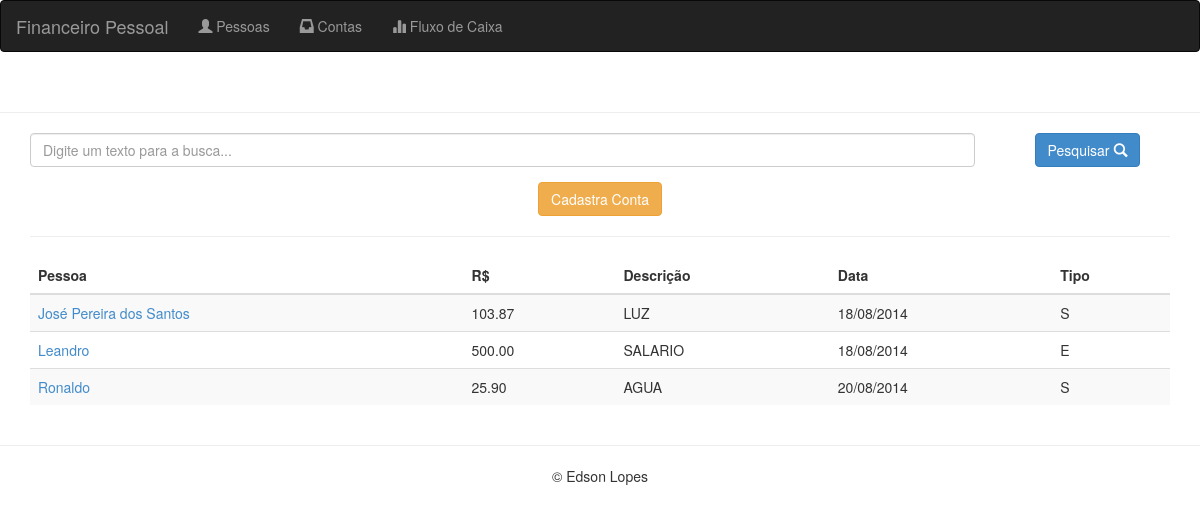
/caixas/, run on an earlier commit of the app's database.
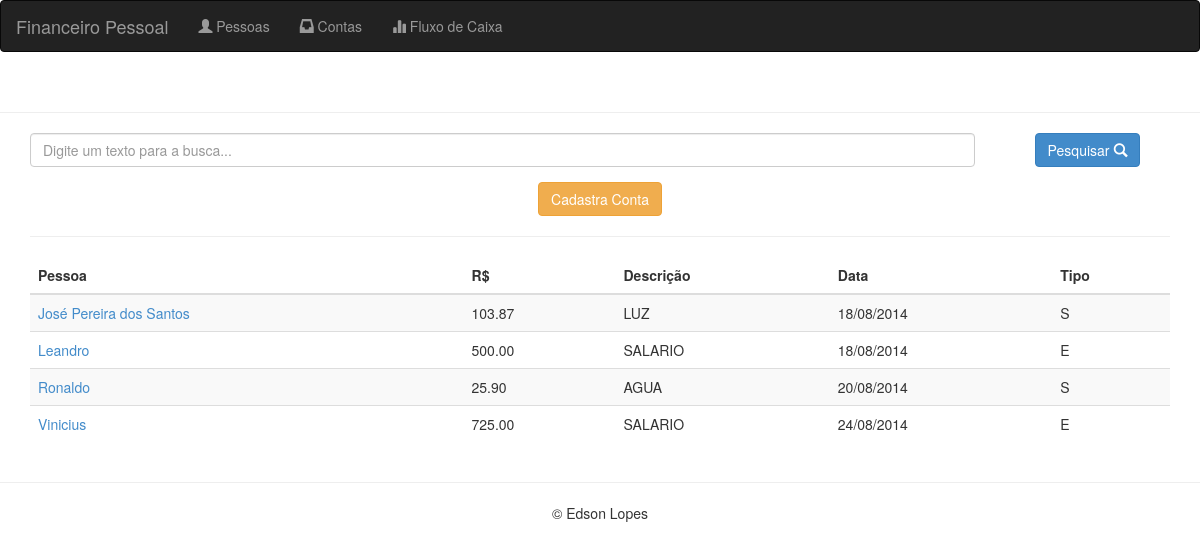
And on a later commit of the database.
### caixas/models.py (models this page shows)
class Conta(models.Model):
    pessoa = models.ForeignKey(Pessoa)
    tipo = models.CharField(db_index=True, max_length='1', blank=False, null=False)
    descricao = models.CharField(db_index=True, max_length='200', blank=False, null=False)
    valor = models.DecimalField(max_digits=13, decimal_places=2, default=0)
    pagseguro = models.CharField(max_length='300', blank=True)
    data = models.DateTimeField(db_index=True, auto_now=False, auto_now_add=True)

### pessoas/models.py (models this page shows)
class Pessoa(models.Model):
    nome = models.CharField(max_length='100',
        blank=False,
        null=False)
    email = models.CharField(max_length='100',
        blank=True,
        null=True)
    telefone = models.CharField(max_length='20',
        blank=True,
        null=True)
    logradouro = models.CharField(max_length='200',
        blank=True,
        null=True)

### caixas/views.py (the view)
def caixaListar(request):
    contas = Conta.objects.all()[0:10]
    return render(request, 'caixas/listaCaixas.html', {'contas': contas})

### core/templates/caixas/listaCaixas.html (shortened to what this page needs)
{% extends 'base.html' %}
{% block conteudo %}
<div align="center">
  <form role="form" method="POST" action="/caixas/pesquisar/">{% csrf_token %}
    <div class="form-group">
      <div class="row">
        <div class="col-md-10">
          <input type="text" class="form-control" id="textoBusca" name="textoBusca" value="{{ textoBusca }}" placeholder="Digite um texto para a busca...">
        </div>
        <div class="col-md-2" align="center">
          <button type="submit" class="btn btn-primary">Pesquisar <span class="glyphicon glyphicon-search"></span></button>
        </div>
      </div>
    </div>
  </form>
  <a href="/caixas/adicionar/" class="btn btn-warning">Cadastra Conta</a>
</div>
<hr>
<div class="table-responsive">
      <table class="table table-striped">
        <thead>
          <tr>
            <th>Pessoa</th>
            <th>R$</th>
            <th>Descrição</th>
            <th>Data</th>
            <th>Tipo</th>
          </tr>
        </thead>
        <tbody>
        {% for conta in contas %}
          <tr>
            <td><a href="/caixas/editar/{{ conta.pk }}">{{ conta.pessoa.nome }}</a></td>
            <td>{{ conta.valor }}</td>
            <td>{{ conta.descricao }}</td>
            <td>{{ conta.data|date:"d/m/Y" }}</td>
            <td>{{ conta.tipo }}</td>
          </tr>
        {% endfor %}
        </tbody>
      </table>
</div>
{% endblock conteudo %}

What changed in the data, as far as the page shows it:
added Conta: pessoa.nome "Vinicius", valor "725.00", descricao "SALARIO", data "24/08/2014", tipo "E"
